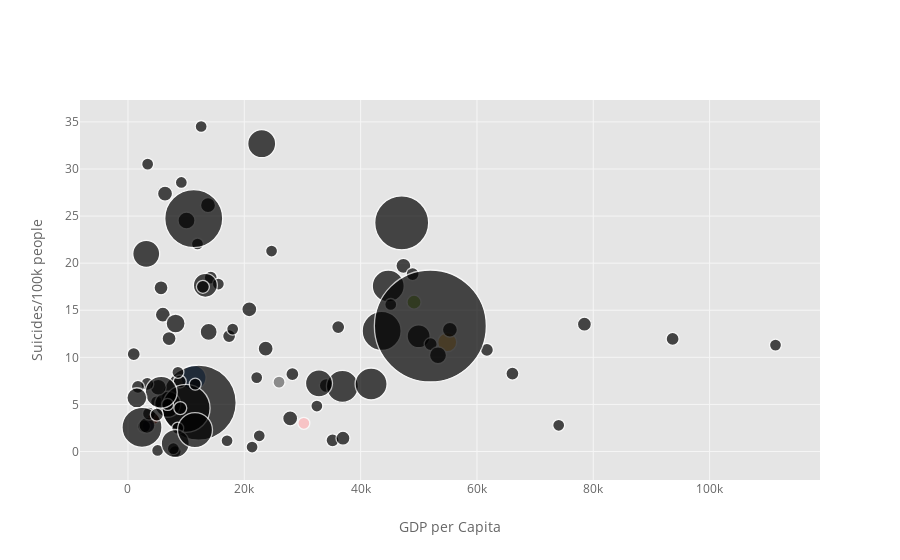

The notebook cell saved with this chart:
### Code cell
df_2010_piv.iplot(kind='bubble', x='gdp_per_capita ($)', y='suicides/100k', size='population', text= 'country',
             xTitle='GDP per Capita', yTitle='Suicides/100k people',
             filename='cufflinks/simple-bubble-chart')

### Figure 1 — Plotly figure (JSON) as saved in the notebook; plotly's stock layout.template omitted (floating-point values rounded to 4 significant figures)
{"data": [{"marker": {"color": ["rgb(226, 74, 51)", "rgb(62, 111, 176)", "rgb(132, 118, 202)", "rgb(101, 101, 101)", "rgb(251, 193, 94)", "rgb(142, 186, 66)", "rgb(255, 181, 184)"], "line": {"width": 1.3}, "size": [12, 25, 12, 12, 19, 14, 12, 12, 12, 15, 15, 12, 75, 14, 23, 17, 26, 13, 13, 15, 12, 15, 13, 16, 13, 12, 13, 32, 13, 39, 15, 12, 16, 12, 15, 12, 13, 14, 32, 12, 54, 17, 13, 13, 12, 12, 12, 12, 12, 12, 48, 17, 13, 13, 13, 12, 13, 13, 40, 24, 15, 13, 12, 28, 19, 58, 12, 12, 14, 12, 13, 13, 12, 28, 27, 12, 15, 14, 32, 12, 35, 13, 27, 14, 32, 112, 13, 20], "symbol": "circle"}, "mode": "markers", "text": ["Albania", "Argentina", "Armenia", "Aruba", "Australia", "Austria", "Bahamas", "Bahrain", "Barbados", "Belarus", "Belgium", "Belize", "Brazil", "Bulgaria", "Canada", "Chile", "Colombia", "Costa Rica", "Croatia", "Cuba", "Cyprus", "Czech Republic", "Denmark", "Ecuador", "El Salvador", "Estonia", "Finland", "France", "Georgia", "Germany", "Greece", "Grenada", "Guatemala", "Guyana", "Hungary", "Iceland", "Ireland", "Israel", "Italy", "Jamaica", "Japan", "Kazakhstan", "Kuwait", "Kyrgyzstan", "Latvia", "Lithuania", "Luxembourg", "Maldives", "Malta", "Mauritius", "Mexico", "Netherlands", "New Zealand", "Nicaragua", "Norway", "Oman", "Panama", "Paraguay", "Philippines", "Poland", "Portugal", "Puerto Rico", "Qatar", "Republic of Korea", "Romania", "Russian Federation", "Saint Lucia", "Saint Vincent and Grenadines", "Serbia", "Seychelles", "Singapore", "Slovakia", "Slovenia", "South Africa", "Spain", "Suriname", "Sweden", "Switzerland", "Thailand", "Trinidad and Tobago", "Turkey", "Turkmenistan", "Ukraine", "United Arab Emirates", "United Kingdom", "United States", "Uruguay", "Uzbekistan"], "type": "scatter", "uid": "55e1ce69-59ed-4a22-a5b4-dcab09c5ebc2", "x": [4359, 11273, 3460, 25974, 54887, 49181, 30239, 22572, 17034, 6371, 47355, 4923, 12161, 7066, 49974, 13874, 6836, 8906, 14232, 5997, 32477, 20862, 61711, 5206, 3318, 15540, 48939, 44747, 2775, 43614, 27886, 8118, 3260, 3384, 13761, 45179, 52042, 34104, 36869, 5100, 47059, 10062, 35171, 991, 11951, 12584, 111328, 7806, 22132, 8587, 9991, 53302, 36145, 1715, 93638, 21337, 8991, 3619, 2412, 13304, 23673, 28267, 74055, 22994, 8190, 11307, 8557, 6809, 5682, 11563, 66099, 17387, 24689, 8128, 32839, 9176, 55352, 78474, 5707, 18000, 11525, 4962, 3141, 36964, 41798, 51989, 12882, 1533], "y": [3.509, 7.832, 2.728, 7.368, 11.61, 15.86, 2.995, 1.668, 1.145, 27.38, 19.71, 5.285, 5.191, 11.99, 12.24, 12.7, 5.018, 7.432, 18.46, 14.53, 4.828, 15.1, 10.79, 6.826, 7.176, 17.78, 18.84, 17.57, 2.671, 12.8, 3.512, 0, 2.776, 30.51, 26.16, 15.61, 11.4, 7.007, 6.921, 0.116, 24.28, 24.53, 1.188, 10.34, 22.03, 34.51, 11.3, 0.3016, 7.849, 8.413, 4.588, 10.22, 13.22, 6.872, 11.96, 0.473, 4.612, 4.029, 2.557, 17.64, 10.92, 8.217, 2.782, 32.69, 13.59, 24.73, 2.477, 4.998, 17.38, 7.153, 8.276, 12.26, 21.29, 0.8511, 7.244, 28.57, 12.93, 13.52, 6.292, 13.0, 2.275, 3.911, 20.99, 1.416, 7.171, 13.33, 17.49, 5.707]}], "layout": {"legend": {"bgcolor": "#FFFFFF", "font": {"color": "#666666"}}, "paper_bgcolor": "#FFFFFF", "plot_bgcolor": "#E5E5E5", "title": {"font": {"color": "#151516"}}, "xaxis": {"gridcolor": "#F6F6F6", "showgrid": true, "tickfont": {"color": "#666666"}, "title": {"font": {"color": "#666666"}, "text": "GDP per Capita"}, "zerolinecolor": "#F6F6F6"}, "yaxis": {"gridcolor": "#F6F6F6", "showgrid": true, "tickfont": {"color": "#666666"}, "title": {"font": {"color": "#666666"}, "text": "Suicides/100k people"}, "zerolinecolor": "#F6F6F6"}}}
